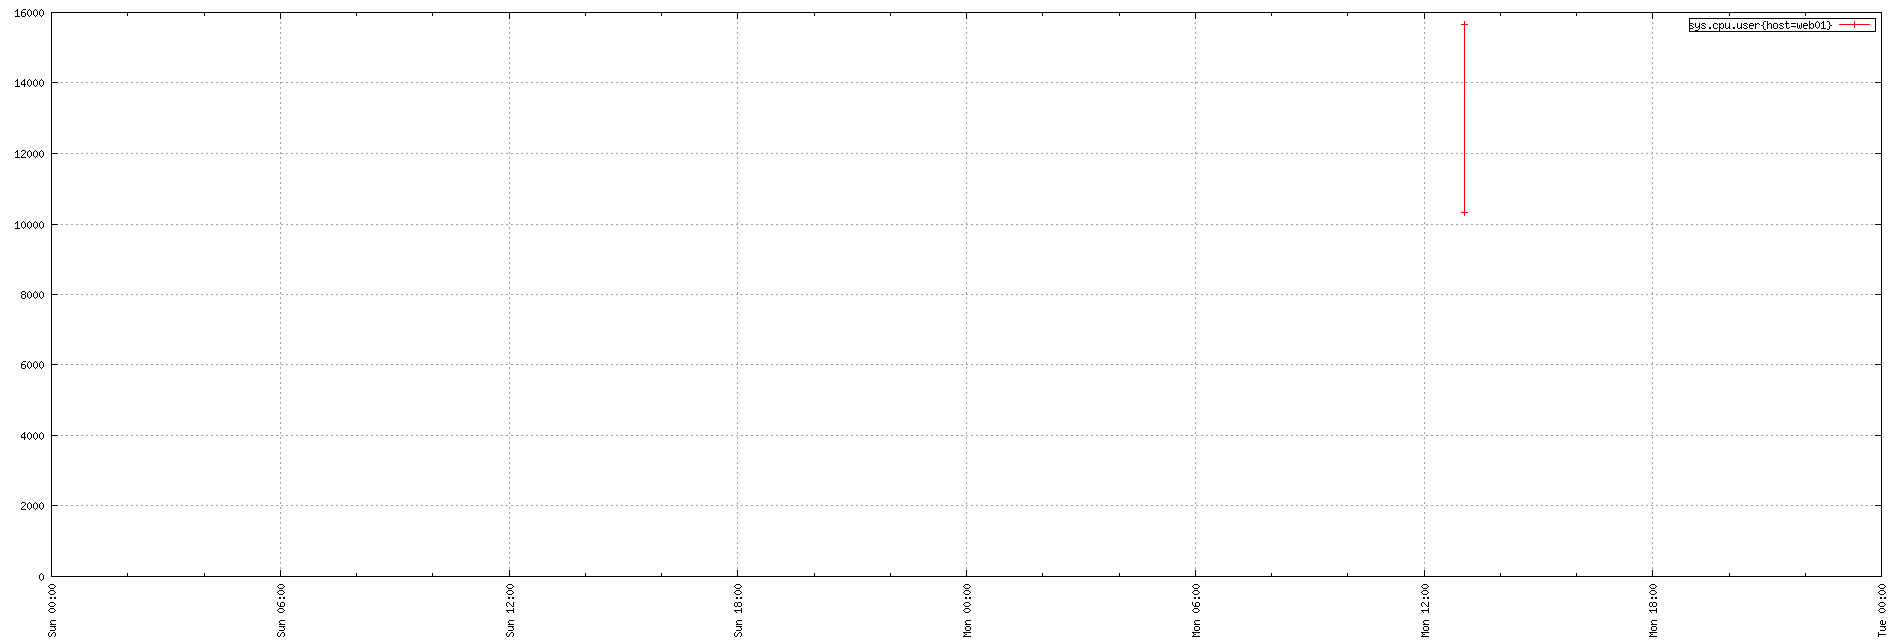

Write the gnuplot code that produced this figure.
set term png small size 1900,644
set xdata time
set timefmt "%s"
if (GPVAL_VERSION < 4.6) set xtics rotate; else set xtics rotate right
set output "${TMPDIR-'tmp'}/tsd/5d478501.png"
set xrange ["1670112000":"1670284800"]
set format x "%a %H:%M"
set grid
set style data linespoint
set key right box
set yrange [0:]
plot  "${TMPDIR-'tmp'}/tsd/5d478501_0.dat" using 1:2 title "sys.cpu.user{host=web01}"
